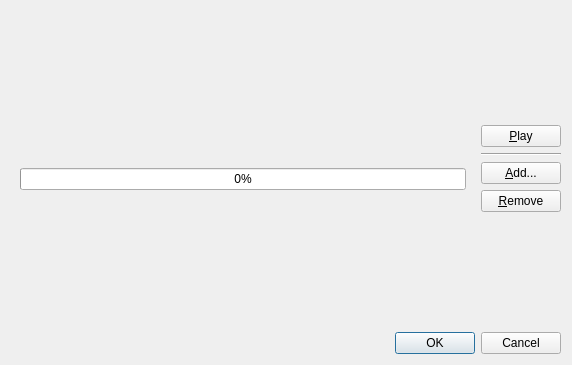
<?xml version="1.0" encoding="UTF-8"?>
<ui version="4.0">
 <class>QnNotificationSoundManagerDialog</class>
 <widget class="QDialog" name="QnNotificationSoundManagerDialog">
  <property name="geometry">
   <rect>
    <x>0</x>
    <y>0</y>
    <width>572</width>
    <height>365</height>
   </rect>
  </property>
  <property name="windowTitle">
   <string>Notification Sounds</string>
  </property>
  <property name="modal">
   <bool>true</bool>
  </property>
  <layout class="QVBoxLayout" name="verticalLayout_2">
   <item>
    <layout class="QHBoxLayout" name="horizontalLayout">
     <item>
      <widget class="QStackedWidget" name="stackedWidget">
       <property name="currentIndex">
        <number>1</number>
       </property>
       <widget class="QWidget" name="page">
        <layout class="QVBoxLayout" name="verticalLayout_3">
         <item>
          <widget class="QListWidget" name="listWidget"/>
         </item>
        </layout>
       </widget>
       <widget class="QWidget" name="page_2">
        <layout class="QVBoxLayout" name="verticalLayout_4">
         <item>
          <spacer name="verticalSpacer_3">
           <property name="orientation">
            <enum>Qt::Vertical</enum>
           </property>
           <property name="sizeHint" stdset="0">
            <size>
             <width>20</width>
             <height>114</height>
            </size>
           </property>
          </spacer>
         </item>
         <item>
          <widget class="QLabel" name="statusLabel">
           <property name="text">
            <string/>
           </property>
          </widget>
         </item>
         <item>
          <widget class="QProgressBar" name="progressBar">
           <property name="value">
            <number>0</number>
           </property>
          </widget>
         </item>
         <item>
          <spacer name="verticalSpacer_4">
           <property name="orientation">
            <enum>Qt::Vertical</enum>
           </property>
           <property name="sizeHint" stdset="0">
            <size>
             <width>20</width>
             <height>114</height>
            </size>
           </property>
          </spacer>
         </item>
        </layout>
       </widget>
      </widget>
     </item>
     <item>
      <layout class="QVBoxLayout" name="verticalLayout">
       <item>
        <spacer name="verticalSpacer_2">
         <property name="orientation">
          <enum>Qt::Vertical</enum>
         </property>
         <property name="sizeHint" stdset="0">
          <size>
           <width>20</width>
           <height>40</height>
          </size>
         </property>
        </spacer>
       </item>
       <item>
        <widget class="QPushButton" name="playButton">
         <property name="text">
          <string>&amp;Play</string>
         </property>
        </widget>
       </item>
       <item>
        <widget class="Line" name="line">
         <property name="orientation">
          <enum>Qt::Horizontal</enum>
         </property>
        </widget>
       </item>
       <item>
        <widget class="QPushButton" name="addButton">
         <property name="text">
          <string>&amp;Add...</string>
         </property>
        </widget>
       </item>
       <item>
        <widget class="QPushButton" name="removeButton">
         <property name="text">
          <string>&amp;Remove</string>
         </property>
        </widget>
       </item>
       <item>
        <spacer name="verticalSpacer">
         <property name="orientation">
          <enum>Qt::Vertical</enum>
         </property>
         <property name="sizeHint" stdset="0">
          <size>
           <width>20</width>
           <height>40</height>
          </size>
         </property>
        </spacer>
       </item>
      </layout>
     </item>
    </layout>
   </item>
   <item>
    <widget class="QDialogButtonBox" name="buttonBox">
     <property name="orientation">
      <enum>Qt::Horizontal</enum>
     </property>
     <property name="standardButtons">
      <set>QDialogButtonBox::Cancel|QDialogButtonBox::Ok</set>
     </property>
    </widget>
   </item>
  </layout>
 </widget>
 <tabstops>
  <tabstop>playButton</tabstop>
  <tabstop>addButton</tabstop>
  <tabstop>removeButton</tabstop>
  <tabstop>buttonBox</tabstop>
 </tabstops>
 <resources/>
 <connections>
  <connection>
   <sender>buttonBox</sender>
   <signal>accepted()</signal>
   <receiver>QnNotificationSoundManagerDialog</receiver>
   <slot>accept()</slot>
   <hints>
    <hint type="sourcelabel">
     <x>248</x>
     <y>254</y>
    </hint>
    <hint type="destinationlabel">
     <x>157</x>
     <y>274</y>
    </hint>
   </hints>
  </connection>
  <connection>
   <sender>buttonBox</sender>
   <signal>rejected()</signal>
   <receiver>QnNotificationSoundManagerDialog</receiver>
   <slot>reject()</slot>
   <hints>
    <hint type="sourcelabel">
     <x>316</x>
     <y>260</y>
    </hint>
    <hint type="destinationlabel">
     <x>286</x>
     <y>274</y>
    </hint>
   </hints>
  </connection>
 </connections>
</ui>
